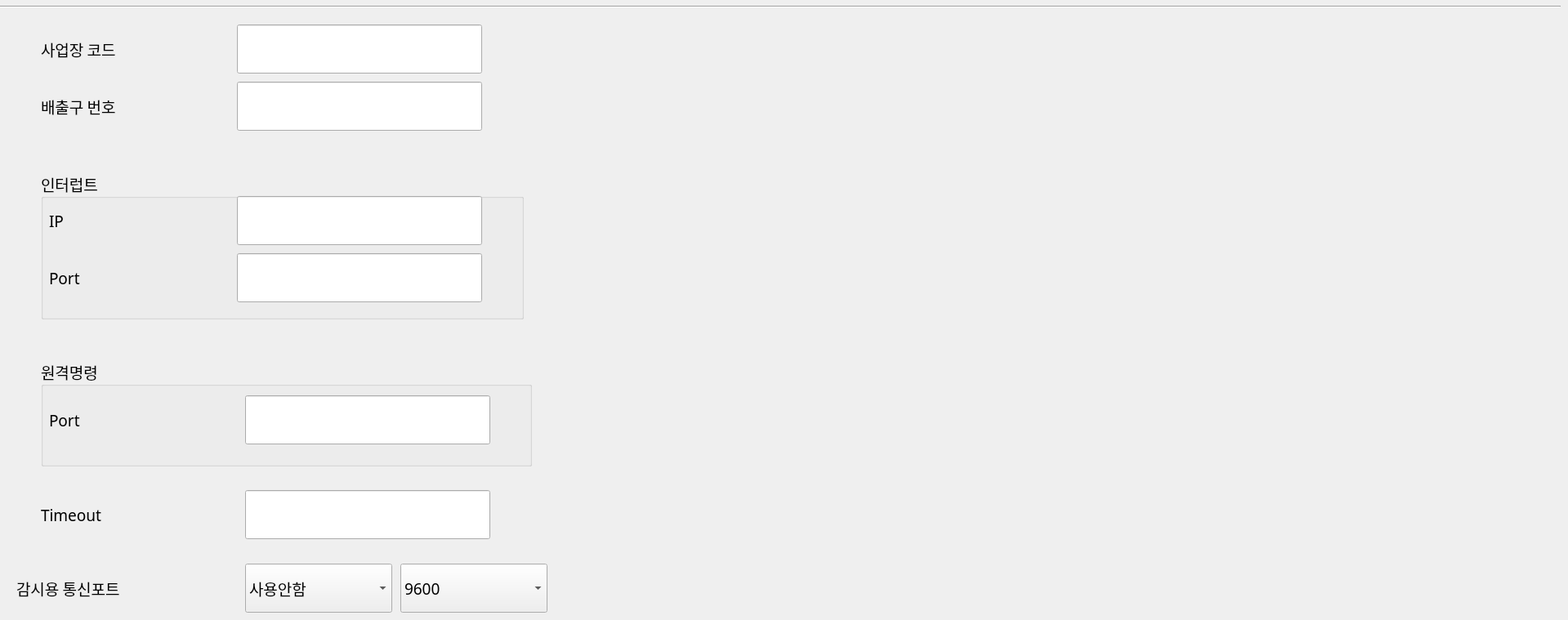
     <widget class="QWidget" name="site">
      <widget class="Line" name="line_2">
       <property name="geometry">
        <rect>
         <x>0</x>
         <y>0</y>
         <width>1910</width>
         <height>16</height>
        </rect>
       </property>
       <property name="orientation">
        <enum>Qt::Horizontal</enum>
       </property>
      </widget>
      <widget class="QLabel" name="label_15">
       <property name="geometry">
        <rect>
         <x>50</x>
         <y>100</y>
         <width>160</width>
         <height>60</height>
        </rect>
       </property>
       <property name="font">
        <font>
         <family>나눔고딕코딩</family>
         <pointsize>14</pointsize>
        </font>
       </property>
       <property name="text">
        <string>배출구 번호</string>
       </property>
      </widget>
      <widget class="QComboBox" name="MonitorPort">
       <property name="geometry">
        <rect>
         <x>300</x>
         <y>690</y>
         <width>180</width>
         <height>60</height>
        </rect>
       </property>
       <property name="font">
        <font>
         <family>나눔고딕코딩</family>
         <pointsize>14</pointsize>
        </font>
       </property>
       <item>
        <property name="text">
         <string>사용안함</string>
        </property>
       </item>
       <item>
        <property name="text">
         <string>Com1</string>
        </property>
       </item>
       <item>
        <property name="text">
         <string>Com2</string>
        </property>
       </item>
       <item>
        <property name="text">
         <string>Com3</string>
        </property>
       </item>
       <item>
        <property name="text">
         <string>Com4</string>
        </property>
       </item>
       <item>
        <property name="text">
         <string>Com5</string>
        </property>
       </item>
       <item>
        <property name="text">
         <string>Com6</string>
        </property>
       </item>
       <item>
        <property name="text">
         <string>Com7</string>
        </property>
       </item>
       <item>
        <property name="text">
         <string>Com8</string>
        </property>
       </item>
       <item>
        <property name="text">
         <string>Com9</string>
        </property>
       </item>
       <item>
        <property name="text">
         <string>Com10</string>
        </property>
       </item>
       <item>
        <property name="text">
         <string>Com11</string>
        </property>
       </item>
       <item>
        <property name="text">
         <string>Com12</string>
        </property>
       </item>
       <item>
        <property name="text">
         <string>Com13</string>
        </property>
       </item>
       <item>
        <property name="text">
         <string>Com14</string>
        </property>
       </item>
       <item>
        <property name="text">
         <string>Com15</string>
        </property>
       </item>
      </widget>
      <widget class="QLabel" name="label_16">
       <property name="geometry">
        <rect>
         <x>20</x>
         <y>690</y>
         <width>221</width>
         <height>60</height>
        </rect>
       </property>
       <property name="font">
        <font>
         <family>나눔고딕코딩</family>
         <pointsize>14</pointsize>
        </font>
       </property>
       <property name="text">
        <string>감시용 통신포트</string>
       </property>
      </widget>
      <widget class="QLabel" name="label_10">
       <property name="geometry">
        <rect>
         <x>50</x>
         <y>30</y>
         <width>160</width>
         <height>60</height>
        </rect>
       </property>
       <property name="font">
        <font>
         <family>나눔고딕코딩</family>
         <pointsize>14</pointsize>
        </font>
       </property>
       <property name="text">
        <string>사업장 코드</string>
       </property>
      </widget>
      <widget class="QGroupBox" name="groupBox_2">
       <property name="geometry">
        <rect>
         <x>50</x>
         <y>210</y>
         <width>591</width>
         <height>181</height>
        </rect>
       </property>
       <property name="font">
        <font>
         <family>나눔고딕코딩</family>
         <pointsize>14</pointsize>
        </font>
       </property>
       <property name="title">
        <string>인터럽트</string>
       </property>
       <widget class="IpEdit2" name="ServerIp">
        <property name="geometry">
         <rect>
          <x>240</x>
          <y>30</y>
          <width>300</width>
          <height>60</height>
         </rect>
        </property>
        <property name="font">
         <font>
          <family>나눔고딕코딩</family>
          <pointsize>14</pointsize>
         </font>
        </property>
        <property name="text">
         <string/>
        </property>
        <property name="echoMode">
         <enum>QLineEdit::Password</enum>
        </property>
       </widget>
       <widget class="QLabel" name="label_11">
        <property name="geometry">
         <rect>
          <x>10</x>
          <y>30</y>
          <width>60</width>
          <height>60</height>
         </rect>
        </property>
        <property name="font">
         <font>
          <family>나눔고딕코딩</family>
          <pointsize>14</pointsize>
         </font>
        </property>
        <property name="text">
         <string>IP</string>
        </property>
       </widget>
       <widget class="NumEdit2" name="ServerPort">
        <property name="geometry">
         <rect>
          <x>240</x>
          <y>100</y>
          <width>300</width>
          <height>60</height>
         </rect>
        </property>
        <property name="font">
         <font>
          <family>나눔고딕코딩</family>
          <pointsize>14</pointsize>
         </font>
        </property>
        <property name="text">
         <string/>
        </property>
        <property name="echoMode">
         <enum>QLineEdit::Password</enum>
        </property>
       </widget>
       <widget class="QLabel" name="label_12">
        <property name="geometry">
         <rect>
          <x>10</x>
          <y>100</y>
          <width>60</width>
          <height>60</height>
         </rect>
        </property>
        <property name="font">
         <font>
          <family>나눔고딕코딩</family>
          <pointsize>14</pointsize>
         </font>
        </property>
        <property name="text">
         <string>Port</string>
        </property>
       </widget>
      </widget>
      <widget class="QLabel" name="label_17">
       <property name="geometry">
        <rect>
         <x>50</x>
         <y>600</y>
         <width>120</width>
         <height>60</height>
        </rect>
       </property>
       <property name="font">
        <font>
         <family>나눔고딕코딩</family>
         <pointsize>14</pointsize>
        </font>
       </property>
       <property name="text">
        <string>Timeout</string>
       </property>
      </widget>
      <widget class="MyLineEdit" name="Location">
       <property name="geometry">
        <rect>
         <x>290</x>
         <y>30</y>
         <width>300</width>
         <height>60</height>
        </rect>
       </property>
       <property name="font">
        <font>
         <family>나눔고딕코딩</family>
         <pointsize>14</pointsize>
        </font>
       </property>
      </widget>
      <widget class="NumEdit" name="Timeout">
       <property name="geometry">
        <rect>
         <x>300</x>
         <y>600</y>
         <width>300</width>
         <height>60</height>
        </rect>
       </property>
       <property name="font">
        <font>
         <family>나눔고딕코딩</family>
         <pointsize>14</pointsize>
        </font>
       </property>
      </widget>
      <widget class="QGroupBox" name="groupBox_3">
       <property name="geometry">
        <rect>
         <x>50</x>
         <y>440</y>
         <width>601</width>
         <height>131</height>
        </rect>
       </property>
       <property name="font">
        <font>
         <family>나눔고딕코딩</family>
         <pointsize>14</pointsize>
        </font>
       </property>
       <property name="title">
        <string>원격명령</string>
       </property>
       <widget class="NumEdit" name="ListenPort">
        <property name="geometry">
         <rect>
          <x>250</x>
          <y>44</y>
          <width>300</width>
          <height>60</height>
         </rect>
        </property>
        <property name="font">
         <font>
          <family>나눔고딕코딩</family>
          <pointsize>14</pointsize>
         </font>
        </property>
        <property name="text">
         <string/>
        </property>
       </widget>
       <widget class="QLabel" name="label_14">
        <property name="geometry">
         <rect>
          <x>10</x>
          <y>44</y>
          <width>60</width>
          <height>60</height>
         </rect>
        </property>
        <property name="font">
         <font>
          <family>나눔고딕코딩</family>
          <pointsize>14</pointsize>
         </font>
        </property>
        <property name="text">
         <string>Port</string>
        </property>
       </widget>
      </widget>
      <widget class="NumEdit" name="Discharge">
       <property name="geometry">
        <rect>
         <x>290</x>
         <y>100</y>
         <width>300</width>
         <height>60</height>
        </rect>
       </property>
       <property name="font">
        <font>
         <family>나눔고딕코딩</family>
         <pointsize>14</pointsize>
        </font>
       </property>
      </widget>
      <widget class="QComboBox" name="MonitorPortBaudrate">
       <property name="geometry">
        <rect>
         <x>490</x>
         <y>690</y>
         <width>180</width>
         <height>60</height>
        </rect>
       </property>
       <property name="font">
        <font>
         <family>나눔고딕코딩</family>
         <pointsize>14</pointsize>
        </font>
       </property>
       <item>
        <property name="text">
         <string>9600</string>
        </property>
       </item>
       <item>
        <property name="text">
         <string>19200</string>
        </property>
       </item>
       <item>
        <property name="text">
         <string>38400</string>
        </property>
       </item>
       <item>
        <property name="text">
         <string>115200</string>
        </property>
       </item>
      </widget>
     </widget>
